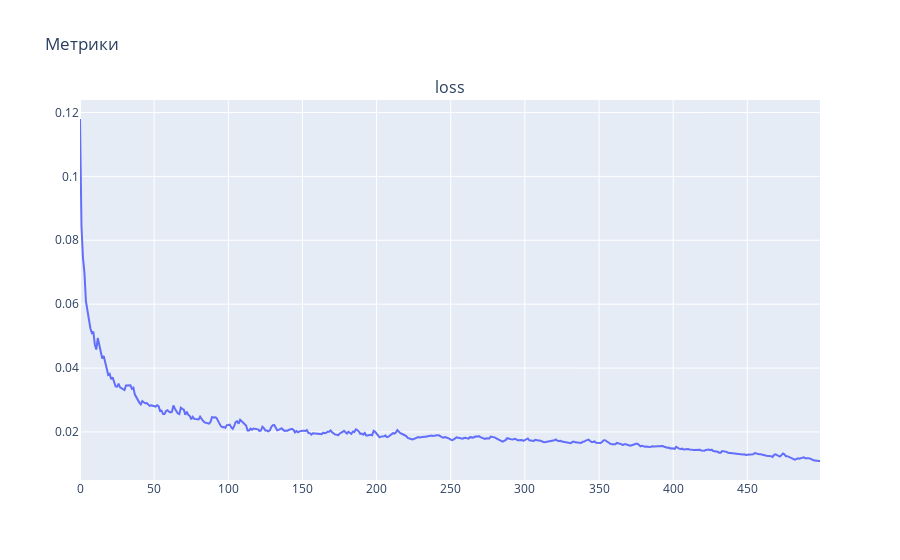

Write notebook code for a chart like this one.
### Code cell
plot_history(hist, "loss")

### Figure 1 — Plotly figure (JSON) as saved in the notebook; plotly's stock layout.template omitted (floating-point values rounded to 4 significant figures; data arrays with more than 128 entries replaced by an {"elided": "..."} marker saying what was removed)
{"data": [{"name": "loss", "type": "scatter", "x": {"elided": "500 int values"}, "xaxis": "x", "y": {"elided": "500 float values"}, "yaxis": "y"}], "layout": {"annotations": [{"font": {"size": 16}, "showarrow": false, "text": "loss", "x": 0.5, "xanchor": "center", "xref": "paper", "y": 1, "yanchor": "bottom", "yref": "paper"}], "title": {"text": "Метрики"}, "xaxis": {"anchor": "y", "domain": [0, 1]}, "yaxis": {"anchor": "x", "domain": [0, 1]}}}
